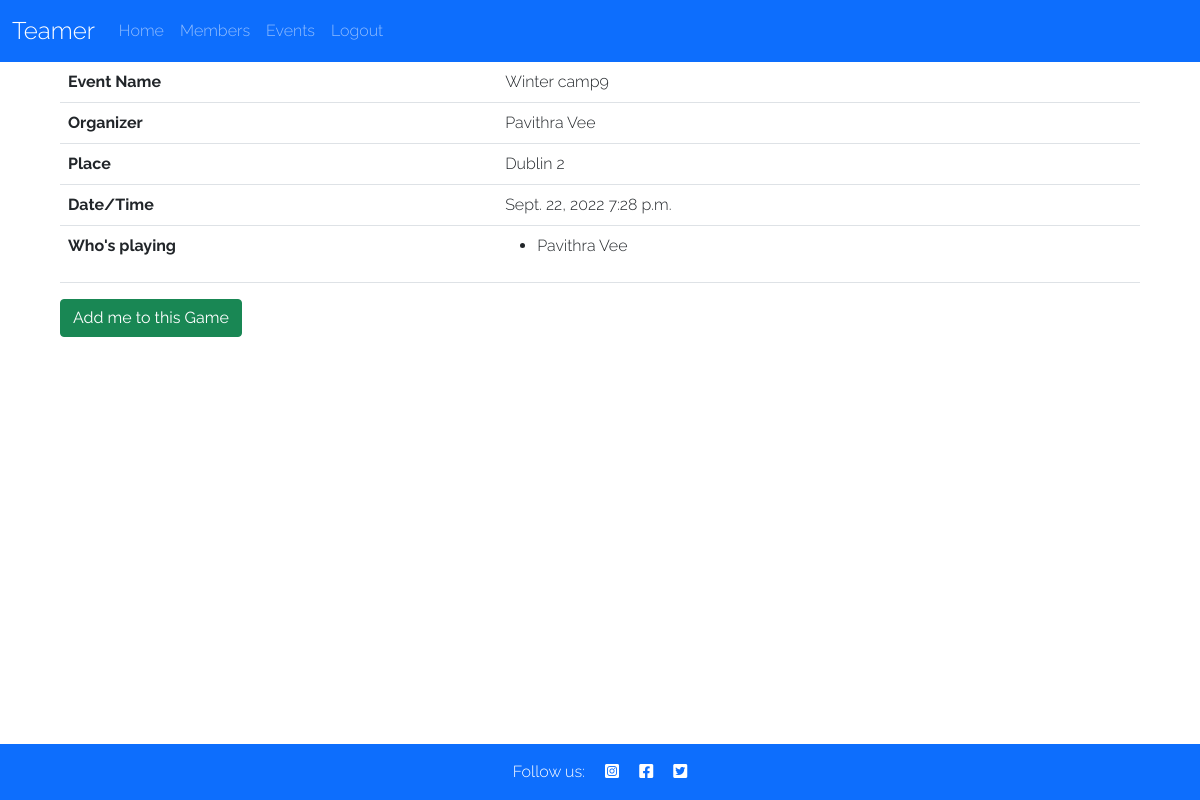
Page /event/5 (signed in) on the committed database.
### club/models.py (models this page shows, shortened)
class Event(models.Model):
    name = models.CharField(max_length=50, null=False, blank=False)
    place = models.CharField(max_length=50, null=False, blank=False)
    date = models.DateField()
    time = models.TimeField()
    created_by = models.ForeignKey(
        Member, on_delete=models.CASCADE, related_name="owner"
        )
    members = models.ManyToManyField(
        Member, related_name='players_in_event', blank=True
        )

class Member(models.Model):
    first_name = models.CharField(max_length=50, null=False, blank=False)
    last_name = models.CharField(max_length=50, null=False, blank=False)
    email = models.CharField(max_length=50, null=False, blank=False)
    phone_number = models.CharField(max_length=12)
    user = models.OneToOneField(
        User, on_delete=models.CASCADE, primary_key=True
        )
    def __str__(self):
        return self.first_name + ' ' + self.last_name

### club/views.py (the view)
# urls.py: path('event/<int:id>', get_event_details, name='get_event_details'),
def get_event_details(request, id):
    event = Event.objects.get(pk=id)
    members = event.members.all()
    logged_member = member = Member.objects.filter(user=request.user).first()
    context = {
        'event': event,
        'members': members,
        'current_member': logged_member
    }
    return render(request, 'event/details.html', context)

### club/templates/event/details.html (shortened to what this page needs)
{% extends "base.html" %}
{% block content %}
  <div >
    <div id="container container-custom" class="member-details">
        <table class="table" >
            <tbody>
              <tr>
                <th scope="row">Event Name</th>
                <td>{{ event.name }}</td>
              </tr>
              <tr>
                <th scope="row">Organizer</th>
                <td>{{ event.created_by }}</td>
              </tr>
              <tr>
                <th scope="row">Place</th>
                <td>{{ event.place }}</td>
              </tr>
              <tr>
                <th scope="row">Date/Time</th>
                <td>{{ event.date }} {{ event.time }}</td>
              </tr>
              <tr>
                <th scope="row">Who's playing</th>
                <td>
                    <ul class="bulletless">
                        {% for x in members %}
                        <li>
                        {{ x }}
                        </li>
                        {% endfor %}
                    </ul>
                </td>
              </tr>
            </tbody>
        </table>
        {% if current_member in members %}
        <form class="d-inline" action="{% url 'delete_member_from_event' event.id %}" method="POST">
            {% csrf_token %}
            <button  type="submit" name="post_id" value="" class="btn btn-danger"><span>Delete me from this Game</span></button>
        </form>
        {% else %}
        <form class="d-inline" action="{% url 'add_member_to_event' event.id %}" method="POST">
            <button type="submit" name="post_id" value="" class="btn btn-success"><span>Add me to this Game</span></button>
        </form>
        {% endif %}
    </div>
  </div>
{%endblock%}

### static/css/style.css (style rules this page uses)
* { margin: 0; padding: 0; border: none; }
body { font-family: raleway, sans-serif; font-weight: 300; }
@media only screen and (min-width: 600px) { .member-details { width: 90%; margin-right: auto; margin-left: auto; } }

### rows in the picture
Event: name "Winter camp9", created_by "Pavithra Vee", place "Dublin 2", date "Sept. 22, 2022", time "7:28 p.m."
Member: first_name+last_name "Pavithra Vee"
